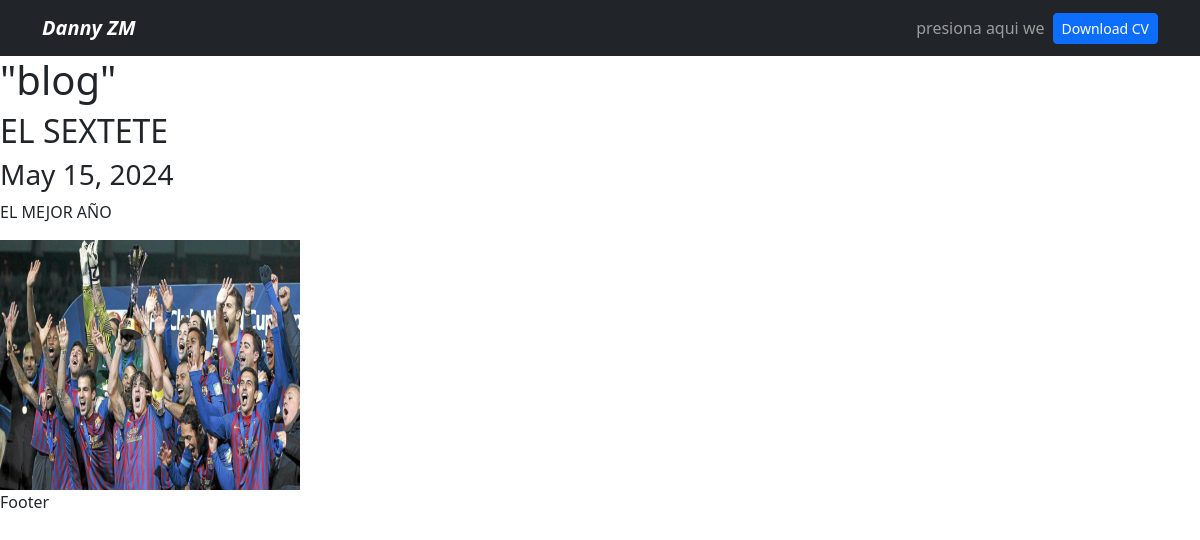
The page /blog/7 on the database its author committed.
### blog/models.py (models this page shows)
class Post(models.Model):
    title=models.CharField(max_length=100)
    description = models.TextField()
    image = models.ImageField(upload_to='blog/images')
    date = models.DateField(datetime.date.today)

### blog/views.py (the view)
# urls.py: path("<int:post_id>", post_detail,
def post_detail(request, post_id):
    post = get_object_or_404(Post, pk=post_id)
    return render(request, 'post_detail.html', {"post": post})

### blog/templates/post_detail.html
{% extends 'layout.html' %}
{% block content%}
<h1>"blog"</h1>
<h2>{{post.title}}</h2>
<h3>{{post.date}}</h3>
<p>{{post.description|safe}}</p>
<img src="{{post.image.url}}" alt="{{post.title}}" width="300" height="250"     >
{% endblock %}

### rows shown on the page
Post: title "EL SEXTETE", date "May 15, 2024", description "EL MEJOR AÑO", image (picture)
